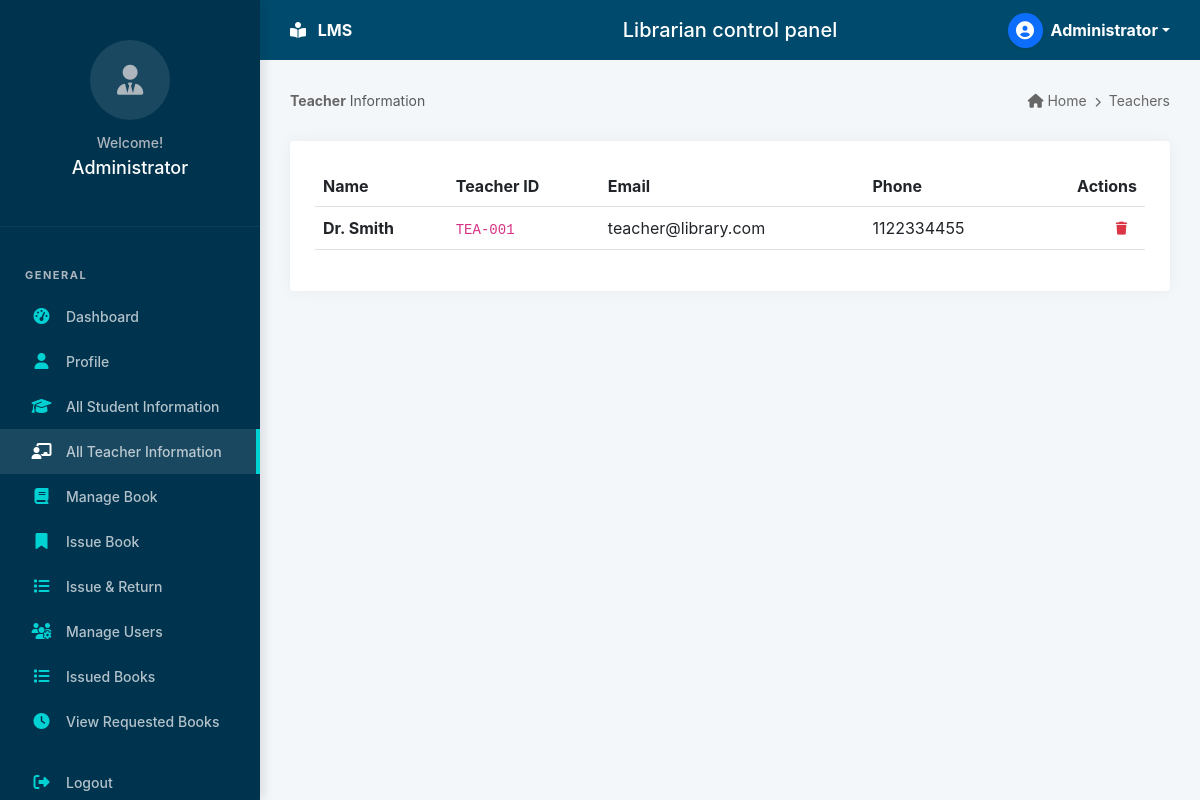
Screenshot of /admin/teachers.php (signed in) with the database file from the repository.
### tables this page shows
CREATE TABLE IF NOT EXISTS `users` (
  `id` int(11) NOT NULL AUTO_INCREMENT,
  `name` varchar(255) NOT NULL,
  `email` varchar(255) NOT NULL UNIQUE,
  `password` varchar(255) NOT NULL,
  `role` enum('admin','student','teacher') NOT NULL DEFAULT 'student',
  `user_id_code` varchar(50) DEFAULT NULL,  
  `phone` varchar(20) DEFAULT NULL,
  `profile_pic` varchar(255) DEFAULT 'default_user.png',
  `status` enum('active','inactive') DEFAULT 'active',
  `created_at` timestamp NOT NULL DEFAULT current_timestamp(),
  PRIMARY KEY (`id`)
);

### admin/teachers.php (the view, shortened to what this page needs)
<?php
require_once '../config/db.php';
$teachers = $pdo->query("SELECT * FROM users WHERE role = 'teacher' ORDER BY name ASC")->fetchAll();
include '../includes/header.php';
include '../includes/sidebar.php';
?>
<div class="main-content">
    <div class="breadcrumb-section">
        <div><span class="fw-bold">Teacher</span> <span class="text-muted">Information</span></div>
        <div><i class="fas fa-home"></i> Home <i class="fas fa-chevron-right mx-1" style="font-size: 10px;"></i> Teachers</div>
    </div>
    <div class="card-custom">
        <div class="table-responsive">
            <table class="table table-hover align-middle">
                <thead>
                    <tr>
                        <th>Name</th>
                        <th>Teacher ID</th>
                        <th>Email</th>
                        <th>Phone</th>
                        <th class="text-end">Actions</th>
                    </tr>
                </thead>
                <tbody>
                    <?php foreach ($teachers as $t): ?>
                    <tr>
                        <td><span class="fw-bold"><?php echo $t['name']; ?></span></td>
                        <td><code><?php echo $t['user_id_code']; ?></code></td>
                        <td><?php echo $t['email']; ?></td>
                        <td><?php echo $t['phone']; ?></td>
                        <td class="text-end">
                            <a href="../actions/user_actions.php?action=delete&id=<?php echo $t['id']; ?>"
                               class="btn btn-sm btn-outline-danger"
                               onclick="return confirm('Are you sure you want to delete this teacher?')">
                                <i class="fas fa-trash"></i>
                            </a>
                        </td>
                    </tr>
                    <?php endforeach; ?>
                </tbody>
            </table>
        </div>
    </div>
</div>
<?php include '../includes/footer.php'; ?>

### assets/css/style.css (style rules this page uses)
:root { --navy-dark: #002b44; --navy-sidebar: #00334e; --navy-header: #004b6d; --text-white: #ffffff; --text-muted: #adb5bd; --card-cyan: #17a2b8; --card-green: #28a745; --card-cyan: #00d2d3; --card-green: #1dd1a1; --card-red: #ff6b6b; --card-orange: #ffc107; --card-blue: #48dbfb; --bg-light: #f4f7f9; --border-color: #dee2e6; --sidebar-width: 260px; --header-height: 60px; --transition: all 0.3s ease; --sidebar-hover: rgba(255, 255, 255, 0.08); --sidebar-active: #00d2d3; }
* { margin: 0; padding: 0; box-sizing: border-box; }
body { font-family: "Inter", -apple-system, BlinkMacSystemFont, "Segoe UI", Roboto, sans-serif; background-color: var(--bg-light); color: #2f3542; overflow-x: hidden; }
.main-content { margin-left: var(--sidebar-width); margin-top: var(--header-height); padding: 30px; min-height: calc(100vh - var(--header-height)); }
.breadcrumb-section { display: flex; justify-content: space-between; margin-bottom: 30px; font-size: 14px; color: #666; }
.card-custom { background: white; border-radius: 4px; box-shadow: 0 0 15px rgba(0, 0, 0, 0.05); padding: 25px; }
.btn { display: inline-flex; align-items: center; justify-content: center; gap: 8px; padding: 10px 14px; font-weight: 600; border-radius: 8px; border: none; cursor: pointer; transition: var(--transition); }
.btn-sm { padding: 6px 10px; font-size: 13px; border-radius: 6px; }
.table .btn { padding: 6px 10px; }

### rows the page displays
users: name "Dr. Smith", user_id_code "TEA-001", email "teacher@library.com", phone "1122334455"

### other values shown
$_SESSION['name'] "Administrator"
